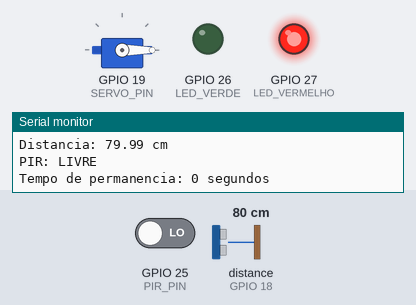
The sketch below on a simulated ESP32. Parts: servo, output pins drawn as LEDs (lit = HIGH), the last lines printed to the serial monitor. Wiring (from diagram.json): ultrasonic range finder: trigger GPIO 5; echo GPIO 18. Inputs (shaded band) come from the test bench; at power-on: distance to the obstacle (sensor on GPIO 18) 80 cm, GPIO 25 (PIR_PIN) LOW. The echo pulse lasts 58.3 µs per cm; WiFi joins after 1.5 s; servers stay silent unless stated; uploads are accepted with an empty reply; not simulated (calls return 0 or success): secrets.h; pins used as bus, display or sensor lines are not drawn.

Above: at 2.7 s.
2.8 s: distance to the obstacle (sensor on GPIO 18) set to 23 cm
5.9 s: distance to the obstacle (sensor on GPIO 18) set to 18 cm
At 7.7 s:
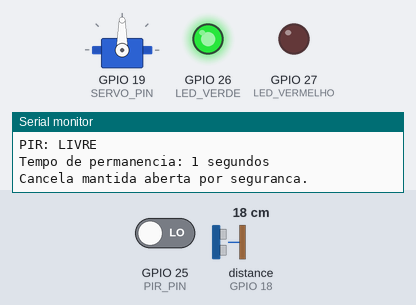
Timing chart, 0 to 9.2 s (numbered marks = the images above; inputs shaded):
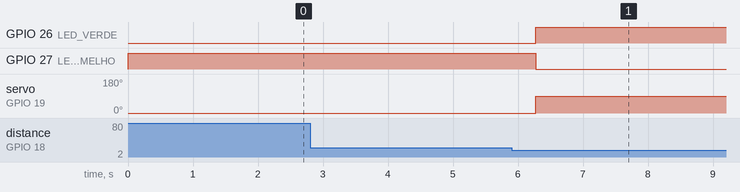

The sketch:

sketch.ino
```cpp
#include <WiFi.h>
#include <HTTPClient.h>
#include <WiFiClientSecure.h>
#include <ESP32Servo.h>
#include <ArduinoJson.h>
#include "secrets.h"

// =====================================
// SMART BUS GATE 2026
// WOKWI + PYTHON + MACHINE LEARNING
// =====================================

// PINOS
#define TRIG_PIN 5
#define ECHO_PIN 18
#define SERVO_PIN 19
#define LED_VERDE 26
#define LED_VERMELHO 27
#define PIR_PIN 25

// REGRAS DA CANCELA
#define DISTANCIA_ABERTURA 20
#define DISTANCIA_LIBERACAO 30
#define TEMPO_SEGURANCA 3000
#define TEMPO_ALERTA_OBSTRUCAO 30

// INTERVALOS DA IA (milissegundos)
#define INTERVALO_IA_NORMAL 5000
#define INTERVALO_IA_FALHA 30000

// WIFI
const char* WIFI_SSID = "Wokwi-GUEST";
const char* WIFI_PASSWORD = "";

// ENDPOINT N8N
const char* WEBHOOK_URL =
  "https://globalsolutionrpa26.app.n8n.cloud/webhook-test/smart-bus-gate-auditoria";

// ENDPOINT DA IA
const char* URL_IA =
  "https://conscious-fog-hundred-cow.trycloudflare.com/prever";

// VARIAVEIS
Servo cancela;

bool cancelaAberta = false;
bool alertaObstrucaoEnviado = false;

unsigned long inicioAreaLivre = 0;
unsigned long inicioProximidade = 0;
unsigned long tempoParado = 0;

unsigned long ultimaConsultaIA = 0;
unsigned long intervaloAtualIA = INTERVALO_IA_NORMAL;

String ultimaClassificacaoIA = "NAO_CONSULTADA";

// =====================================
// CONEXAO WIFI
// =====================================

void conectarWiFi() {
  WiFi.mode(WIFI_STA);
  WiFi.begin(WIFI_SSID, WIFI_PASSWORD, 6);

  Serial.print("Conectando ao WiFi");

  unsigned long inicio = millis();

  while (
    WiFi.status() != WL_CONNECTED &&
    millis() - inicio < 30000
  ) {
    delay(500);
    Serial.print(".");
  }

  Serial.println();

  if (WiFi.status() == WL_CONNECTED) {
    Serial.println("WiFi conectado!");
    Serial.print("IP: ");
    Serial.println(WiFi.localIP());
  } else {
    Serial.println("Falha na conexao WiFi.");
  }
}

// =====================================
// ENVIO DE EVENTOS AO N8N
// =====================================

void registrarEvento(
  String evento,
  float distancia,
  bool movimento
) {
  JsonDocument documento;

  documento["dispositivo"] = "SMART_BUS_GATE_01";
  documento["evento"] = evento;
  documento["distancia_cm"] = distancia;
  documento["tempo_parado"] = tempoParado;
  documento["movimento"] = movimento;
  documento["cancela"] =
    cancelaAberta ? "ABERTA" : "FECHADA";

  String json;
  serializeJson(documento, json);

  Serial.println("================================");
  Serial.println("EVENTO N8N: " + evento);
  Serial.println(json);

  if (WiFi.status() != WL_CONNECTED) {
    Serial.println("N8N: WiFi desconectado.");
    return;
  }

  WiFiClientSecure cliente;
  cliente.setInsecure(); // Apenas Wokwi
  cliente.setHandshakeTimeout(15);

  HTTPClient http;
  http.setTimeout(5000);
  http.setReuse(false);

  if (!http.begin(cliente, WEBHOOK_URL)) {
    Serial.println("N8N: Erro ao iniciar HTTP.");
    return;
  }

  http.addHeader(
    "Content-Type",
    "application/json"
  );

  int codigo = http.POST(json);

  Serial.print("HTTP N8N: ");
  Serial.println(codigo);

  if (codigo >= 200 && codigo < 300) {
    Serial.println("N8N: Evento enviado!");
  } else {
    Serial.println("N8N: Falha no envio.");

    if (codigo < 0) {
      Serial.println(http.errorToString(codigo));
    }
  }

  http.end();
}

// =====================================
// CONSULTA A IA PYTHON
// =====================================

void consultarIA(
  float distancia,
  bool movimento,
  unsigned long tempo
) {
  Serial.println("================================");
  Serial.println("ENVIANDO DADOS PARA IA PYTHON");

  if (WiFi.status() != WL_CONNECTED) {
    Serial.println("IA: WiFi desconectado.");
    intervaloAtualIA = INTERVALO_IA_FALHA;
    ultimaClassificacaoIA = "INDISPONIVEL";
    return;
  }

  JsonDocument entrada;

  entrada["distancia_cm"] = distancia;
  entrada["movimento"] = movimento;
  entrada["tempo_parado"] = tempo;

  String json;
  serializeJson(entrada, json);

  Serial.println(json);

  WiFiClientSecure cliente;
  cliente.setInsecure(); // Apenas Wokwi
  cliente.setHandshakeTimeout(15);

  HTTPClient http;
  http.setTimeout(5000);
  http.setReuse(false);

  if (!http.begin(cliente, URL_IA)) {
    Serial.println("IA: Falha ao iniciar HTTP.");
    intervaloAtualIA = INTERVALO_IA_FALHA;
    ultimaClassificacaoIA = "INDISPONIVEL";
    return;
  }

  http.addHeader(
    "Content-Type",
    "application/json"
  );

  http.addHeader("x-api-key", API_KEY_IA);

  int codigo = http.POST(json);

  Serial.print("HTTP IA: ");
  Serial.println(codigo);

  if (codigo == 200) {
    String resposta = http.getString();

    JsonDocument resultado;

    DeserializationError erro =
      deserializeJson(resultado, resposta);

    if (!erro && resultado["classificacao"].is<String>()) {
      ultimaClassificacaoIA =
        resultado["classificacao"].as<String>();

      intervaloAtualIA = INTERVALO_IA_NORMAL;

      Serial.print("CLASSIFICACAO DA IA: ");
      Serial.println(ultimaClassificacaoIA);

      if (
        ultimaClassificacaoIA ==
        "POSSIVEL_OBSTRUCAO"
      ) {
        Serial.println(
          "ALERTA IA: POSSIVEL OBSTRUCAO!"
        );
      }

      if (ultimaClassificacaoIA == "ANOMALIA") {
        Serial.println(
          "ALERTA IA: ANOMALIA DETECTADA!"
        );
      }

    } else {
      Serial.println("IA: Resposta JSON invalida.");
      intervaloAtualIA = INTERVALO_IA_FALHA;
      ultimaClassificacaoIA = "INDISPONIVEL";
    }

  } else {
    Serial.println("IA: Falha na consulta.");

    intervaloAtualIA = INTERVALO_IA_FALHA;
    ultimaClassificacaoIA = "INDISPONIVEL";

    if (codigo < 0) {
      Serial.println(http.errorToString(codigo));
    } else {
      Serial.println(http.getString());
    }

    Serial.println(
      "IA indisponivel. Controle local mantido."
    );
  }

  http.end();

  Serial.println("================================");
}

// =====================================
// CONTROLE DA CANCELA
// =====================================

void abrirCancela() {
  cancela.write(90);
  cancelaAberta = true;

  digitalWrite(LED_VERDE, HIGH);
  digitalWrite(LED_VERMELHO, LOW);

  inicioAreaLivre = 0;

  Serial.println("EVENTO: CANCELA_ABERTA");
}

void fecharCancela() {
  cancela.write(0);
  cancelaAberta = false;

  digitalWrite(LED_VERDE, LOW);
  digitalWrite(LED_VERMELHO, HIGH);

  inicioAreaLivre = 0;

  Serial.println("EVENTO: CANCELA_FECHADA");
}

// =====================================
// CONFIGURACAO INICIAL
// =====================================

void setup() {
  Serial.begin(115200);

  pinMode(TRIG_PIN, OUTPUT);
  pinMode(ECHO_PIN, INPUT);
  pinMode(PIR_PIN, INPUT);

  pinMode(LED_VERDE, OUTPUT);
  pinMode(LED_VERMELHO, OUTPUT);

  cancela.setPeriodHertz(50);
  cancela.attach(SERVO_PIN, 500, 2400);

  cancela.write(0);

  digitalWrite(LED_VERDE, LOW);
  digitalWrite(LED_VERMELHO, HIGH);

  Serial.println("================================");
  Serial.println("SMART BUS GATE 2026");
  Serial.println("WOKWI + PYTHON + MACHINE LEARNING");
  Serial.println("================================");

  conectarWiFi();

  Serial.println("Sistema iniciado!");
  Serial.println("Cancela inicialmente FECHADA.");
}

// =====================================
// LOOP PRINCIPAL
// =====================================

void loop() {

  // 1. LEITURA DO ULTRASSONICO
  digitalWrite(TRIG_PIN, LOW);
  delayMicroseconds(2);

  digitalWrite(TRIG_PIN, HIGH);
  delayMicroseconds(10);
  digitalWrite(TRIG_PIN, LOW);

  long duracao = pulseIn(
    ECHO_PIN,
    HIGH,
    30000
  );

  // 2. LEITURA DO PIR
  bool movimento =
    digitalRead(PIR_PIN) == HIGH;

  // 3. FALHA DO SENSOR
  if (duracao == 0) {
    inicioAreaLivre = 0;
    inicioProximidade = 0;
    tempoParado = 0;
    alertaObstrucaoEnviado = false;

    Serial.println("ALERTA: FALHA_SENSOR");

    delay(500);
    return;
  }

  // 4. DISTANCIA
  float distancia =
    duracao * 0.0343 / 2.0;

  // 5. TEMPO DE PERMANENCIA
  if (distancia <= DISTANCIA_ABERTURA) {

    if (inicioProximidade == 0) {
      inicioProximidade = millis();
    }

    tempoParado =
      (millis() - inicioProximidade) / 1000;

  } else {
    inicioProximidade = 0;
    tempoParado = 0;
    alertaObstrucaoEnviado = false;
  }

  // 6. MONITORAMENTO
  Serial.println("--------------------");

  Serial.print("Distancia: ");
  Serial.print(distancia);
  Serial.println(" cm");

  Serial.print("PIR: ");
  Serial.println(
    movimento ? "MOVIMENTO" : "LIVRE"
  );

  Serial.print("Tempo de permanencia: ");
  Serial.print(tempoParado);
  Serial.println(" segundos");

  // 7. CONTROLE DA CANCELA
  if (!cancelaAberta) {

    if (distancia <= DISTANCIA_ABERTURA) {
      abrirCancela();

      registrarEvento(
        "CANCELA_ABERTA",
        distancia,
        movimento
      );
    }

  } else {

    bool areaLivre =
      distancia > DISTANCIA_LIBERACAO &&
      !movimento;

    if (areaLivre) {

      if (inicioAreaLivre == 0) {
        inicioAreaLivre = millis();

        Serial.println(
          "Aguardando area livre..."
        );
      }

      if (
        millis() - inicioAreaLivre >=
        TEMPO_SEGURANCA
      ) {
        fecharCancela();

        registrarEvento(
          "CANCELA_FECHADA",
          distancia,
          movimento
        );
      }

    } else {
      inicioAreaLivre = 0;

      Serial.println(
        "Cancela mantida aberta por seguranca."
      );
    }
  }

  // 8. ALERTA LOCAL DE OBSTRUCAO
  if (
    distancia <= DISTANCIA_ABERTURA &&
    tempoParado >= TEMPO_ALERTA_OBSTRUCAO &&
    !alertaObstrucaoEnviado
  ) {
    Serial.println(
      "ALERTA LOCAL: POSSIVEL_OBSTRUCAO"
    );

    registrarEvento(
      "POSSIVEL_OBSTRUCAO",
      distancia,
      movimento
    );

    alertaObstrucaoEnviado = true;
  }

  // 9. CONSULTA PERIODICA A IA
  if (
    millis() - ultimaConsultaIA >=
    intervaloAtualIA
  ) {
    ultimaConsultaIA = millis();

    consultarIA(
      distancia,
      movimento,
      tempoParado
    );
  }

  delay(500);
}
```

Measured:
- the behaviour switches between 21 and 20 cm on distance to the obstacle (sensor on GPIO 18) (found by bisection; images 0 and 1)
- after the input at 5.9 s, GPIO 26 (LED_VERDE): LOW → HIGH after 0.37 s; GPIO 27 (LED_VERMELHO): HIGH → LOW after 0.37 s; servo on GPIO 19 (SERVO_PIN): 0° → 90° after 0.37 s
